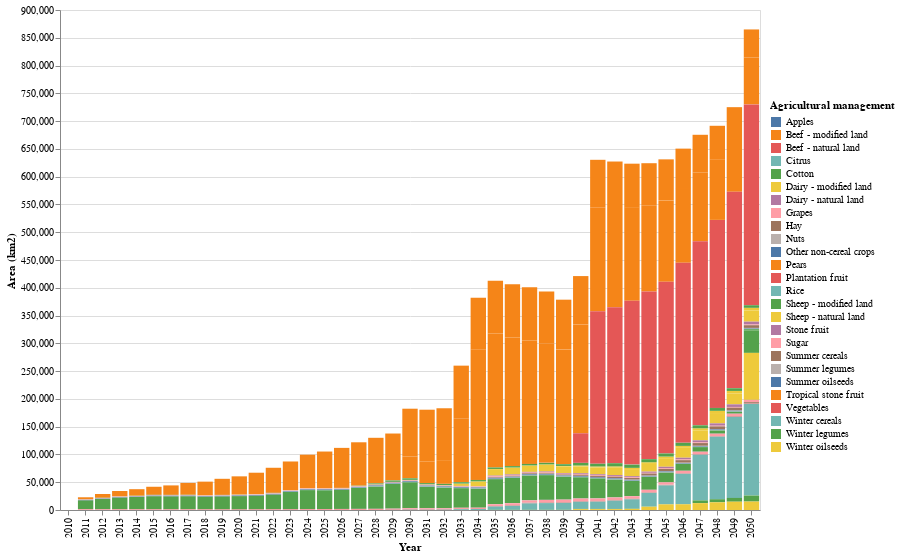

Notebook source saved alongside this figure:
### Code cell
# HIDE CODE
plot_area_am_lu(am_area_km2)

### Figure 1 — Vega-Lite specification as saved in the notebook (floating-point values rounded to 4 significant figures; data arrays with more than 128 entries replaced by an {"elided": "..."} marker saying what was removed)
{"config": {"view": {"continuousWidth": 300, "continuousHeight": 300}}, "data": {"name": "data-b4f30bc103f7d116e726e1ed0dfc74fd"}, "mark": {"type": "bar"}, "encoding": {"color": {"field": "Land use", "legend": {"direction": "vertical", "legendX": 710, "legendY": 90, "orient": "none", "title": "Agricultural management", "titleAnchor": "start"}, "title": "Land use", "type": "nominal"}, "tooltip": [{"field": "Year", "type": "quantitative"}, {"field": "Land use", "type": "nominal"}, {"field": "Area (km2)", "type": "quantitative"}], "x": {"field": "Year", "title": "Year", "type": "ordinal"}, "y": {"field": "Area (km2)", "title": "Area (km2)", "type": "quantitative"}}, "height": 500, "width": 700, "$schema": "https://vega.github.io/schema/vega-lite/v5.15.1.json", "datasets": {"data-b4f30bc103f7d116e726e1ed0dfc74fd": {"elided": "1166 records"}}}
